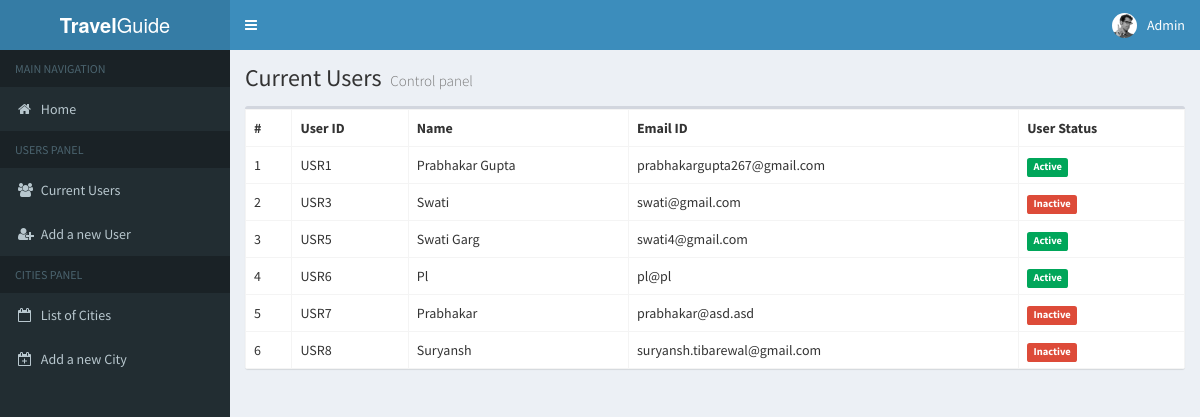
The page /public/users.php on the database its author committed.
### tables this page shows
CREATE TABLE IF NOT EXISTS `users` (
  `id` int(11) NOT NULL AUTO_INCREMENT,
  `name` varchar(500) NOT NULL,
  `email` varchar(500) NOT NULL,
  `password` varchar(200) NOT NULL,
  `active` int(11) NOT NULL DEFAULT '0',
  `mood` int(5) NOT NULL DEFAULT '0',
  PRIMARY KEY (`id`)
);

### public/users.php (the view, shortened to what this page needs)
<?php
	require '../inc/connection.inc.php';
?>
<!DOCTYPE html>
<html>
  <head>
<?php
	include 'inc/style.inc.php';
?>
  </head>
  <body class="hold-transition skin-blue sidebar-mini">
    <div class="wrapper">
<?php
	include 'inc/header-front.inc.php';
	include 'inc/left-panel-front.inc.php';
?>
      <div class="content-wrapper">
        <section class="content-header">
          <h1>
            Current Users
            <small>Control panel</small>
          </h1>
        </section>
        <section class="content">
	  <div class="row">
            <div class="col-xs-12">
              <div class="box">
                <div class="box-body table-responsive no-padding">
                  <table class="table table-hover table-bordered">
                    <tbody><tr>
                      <th>#</th>
                      <th>User ID</th>
                      <th>Name</th>
                      <th>Email ID</th>
                      <th>User Status</th>
                    </tr>
<?php
	$query = "SELECT `id`,`name`,`email`,`active` FROM `users` ORDER BY `id` ASC";
	$i = 1;
	$query_run = mysqli_query($connection, $query);
	while($query_row = mysqli_fetch_assoc($query_run)){
		echo '<tr>
                      <td>' . $i++ . '</td>
                      <td>USR' . $query_row['id'] . '</td>
                      <td>' . ucwords(trim($query_row['name'])) . '</td>
                      <td>' . trim($query_row['email']) . '</td>';
                if((bool)$query_row['active']){
                	echo '<td><span class="label label-success">Active</span></td>';
                } else {
                	echo '<td><span class="label label-danger">Inactive</span></td>';
                }
                echo  '</tr>';
	}
?>
                  </tbody></table>
                </div>
              </div>
            </div>
          </div>
        </section>
      </div>
    </div>
  </body>
</html>

### rows shown on the page
users: id "1", name "Prabhakar Gupta", email "prabhakargupta267@gmail.com", active "Active"
users: id "3", name "Swati", email "swati@gmail.com", active "Inactive"
users: id "5", name "Swati Garg", email "swati4@gmail.com", active "Active"
users: id "6", name "Pl", email "pl@pl", active "Active"
users: id "7", name "Prabhakar", email "prabhakar@asd.asd", active "Inactive"
users: id "8", name "Suryansh", email "suryansh.tibarewal@gmail.com", active "Inactive"
